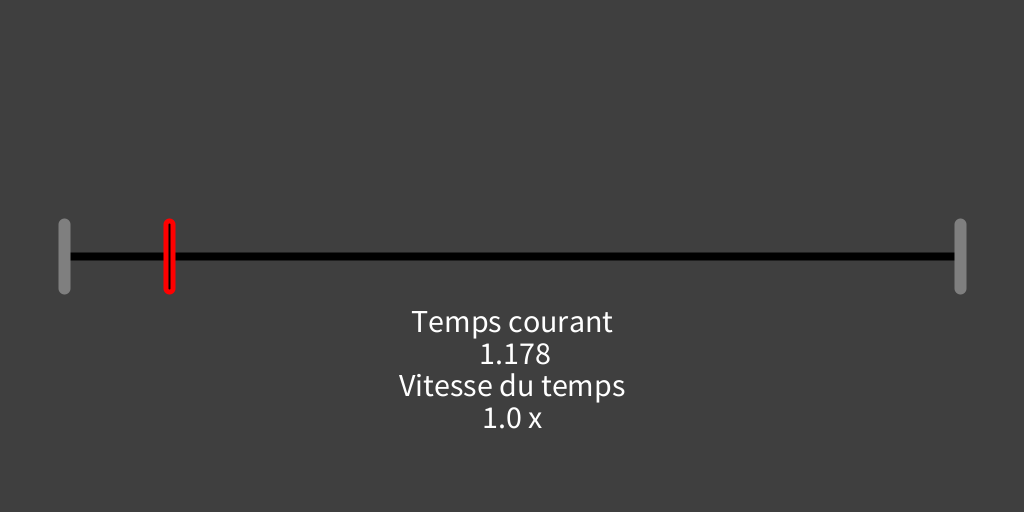
Frame 1 (no input)
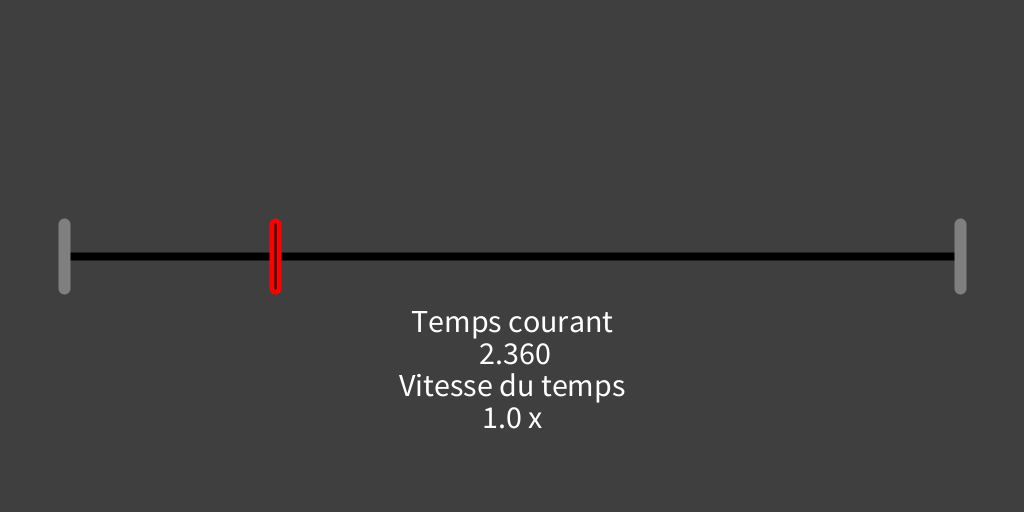
Frame 60 (the mouse pressed at the canvas centre just before this capture)
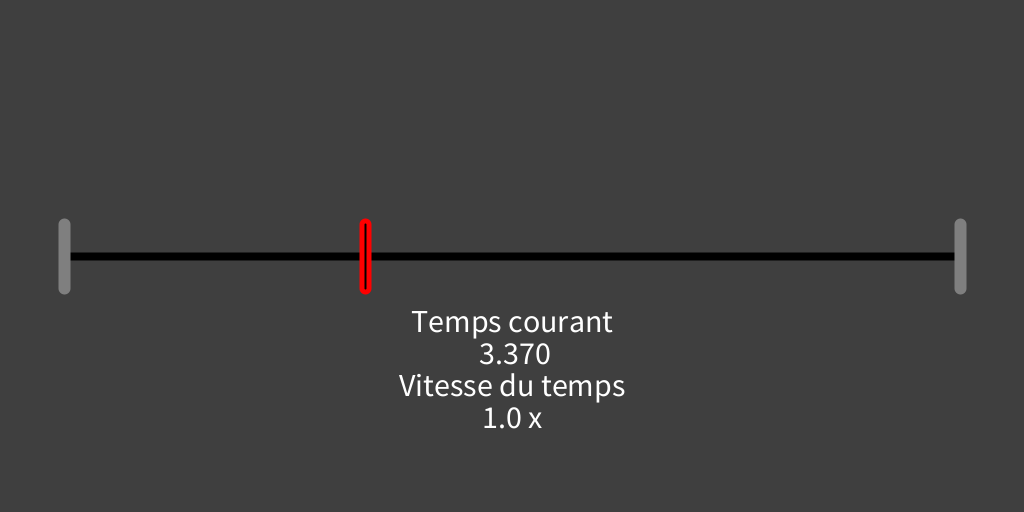
Frame 120 (the mouse held since frame 60 and released just before this capture)

The Processing sketch that drew these frames (run headless with seeded random() and noise(); from frame 60 on, the mouse is pressed at the canvas centre):

// Processing sketch: ANI2012H22_Timeline
// ── ANI2012H22_Timeline.pde
// ANI2012H22_Timeline.pde
// Exemple d'un programme qui simule une ligne du temps.
// La ligne du temps à une durée, un marqueur de début, un marqueur de fin ainsi qu'une tête de lecture.
// Elle peut être activée et désactivée avec la barre d'espacement et la
// vitesse de lecture peut être augmentée et réduite avec les flêches en haut et en bas.

// paramètres
float timelineDuration = 10.0f;

float timeScale = 1.0f;
float timeScaleMin = 0.25f;
float timeScaleMax = 100.0f;
float timeScaleDelta = 0.25f;

float offsetHorizontal = 64.0f;

// variables
float timelinePlayhead;
float timelinePlayheadPosition;

float timelinePositionStartX;
float timelinePositionStartY;
float timelinePositionEndX;
float timelinePositionEndY;
float timelinePositionDelta;
float timelineMarkerHalfSize;

float timeNow;
float timeLast;
float timeElapsed;

boolean isTimelineActive = true;

void setup()
{
  size(1024, 512);

  textSize(32);
  textAlign(CENTER, CENTER);

  timeNow = timeLast = timeElapsed = 0.0f;

  timelinePlayhead = 0.0f;

  timelinePositionStartX = offsetHorizontal;
  timelinePositionStartY = height / 2;
  timelinePositionEndX = width - offsetHorizontal;
  timelinePositionEndY = timelinePositionStartY;
  timelinePositionDelta = timelinePositionEndX - timelinePositionStartX;
  timelineMarkerHalfSize = 32.0f;
}

void draw()
{
  background(63);

  // mise à jour des variables en lien avec le temps
  timeNow = millis();
  timeElapsed = (timeNow - timeLast) / 1000.0f * timeScale;
  timeLast = timeNow;

  // valider si la ligne du temps est active
  if (isTimelineActive)
  {
    // mettre à jour la position de la tête de lecture sur la ligne du temps
    timelinePlayhead += timeElapsed;

    // valider si la tête de lecture est à la fin de la ligne du temps
    if (timelinePlayhead >= timelineDuration)
    {
      // retrancher le temps écoulé
      timelinePlayhead -= timelineDuration;
    }
  }

  // calculer la position de la tête de lecture sur la ligne du temps
  timelinePlayheadPosition = timelinePlayhead / timelineDuration * timelinePositionDelta + timelinePositionStartX;

  // dessiner la ligne horizontale de la ligne du temps
  stroke(0);
  strokeWeight(8);
  line(timelinePositionStartX, timelinePositionStartY, timelinePositionEndX, timelinePositionEndY);

  // dessiner le marqueur du début de la ligne du temps
  stroke(127);
  strokeWeight(12);
  line(timelinePositionStartX, timelinePositionStartY - timelineMarkerHalfSize, timelinePositionStartX, timelinePositionStartY + timelineMarkerHalfSize);

  // dessiner le marqueur de fin de la ligne du temps
  stroke(127);
  strokeWeight(12);
  line(timelinePositionEndX, timelinePositionEndY - timelineMarkerHalfSize, timelinePositionEndX, timelinePositionEndY + timelineMarkerHalfSize);

  // dessiner la tête de lecture de la ligne du temps
  stroke(255, 0, 0);
  strokeWeight(12);
  line(timelinePlayheadPosition, timelinePositionStartY - timelineMarkerHalfSize, timelinePlayheadPosition, timelinePositionStartY + timelineMarkerHalfSize);
  stroke(0);
  strokeWeight(2);
  line(timelinePlayheadPosition, timelinePositionStartY - timelineMarkerHalfSize, timelinePlayheadPosition, timelinePositionStartY + timelineMarkerHalfSize);

  // afficher le temps courant

  text("Temps courant", width/2, height - height/4 - 64);
  text(timelinePlayhead, width/2, height - height/4 - 32);
  text("Vitesse du temps" , width/2, height - height/4);
  text(timeScale + " x", width/2, height - height/4 + 32);
}

void keyPressed()
{
  // modifier la vitesse du temps
  if (keyCode == UP)
    timeScale = constrain(timeScale + timeScaleDelta, timeScaleMin, timeScaleMax);
  if (keyCode == DOWN)
    timeScale = constrain(timeScale - timeScaleDelta, timeScaleMin, timeScaleMax);

  // état actif ou inactif de la ligne du temps
  if (key == ' ')
    isTimelineActive = !isTimelineActive;
}
